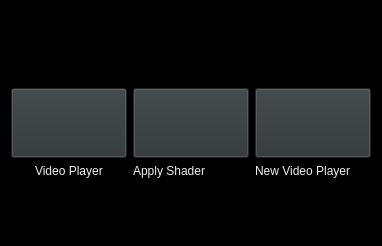
<?xml version="1.0" encoding="UTF-8"?>
<ui version="4.0">
 <class>Dialog</class>
 <widget class="QDialog" name="Dialog">
  <property name="geometry">
   <rect>
    <x>0</x>
    <y>0</y>
    <width>382</width>
    <height>246</height>
   </rect>
  </property>
  <property name="windowTitle">
   <string>Dialog</string>
  </property>
  <property name="styleSheet">
   <string notr="true">background-color: rgb(0, 0, 0);</string>
  </property>
  <layout class="QGridLayout" name="gridLayout_2">
   <item row="0" column="0">
    <layout class="QGridLayout" name="gridLayout">
     <item row="0" column="0">
      <layout class="QHBoxLayout" name="horizontalLayout">
       <item>
        <widget class="QPushButton" name="pushButton_2">
         <property name="sizePolicy">
          <sizepolicy hsizetype="Minimum" vsizetype="Preferred">
           <horstretch>0</horstretch>
           <verstretch>0</verstretch>
          </sizepolicy>
         </property>
         <property name="text">
          <string/>
         </property>
         <property name="flat">
          <bool>true</bool>
         </property>
        </widget>
       </item>
       <item>
        <spacer name="horizontalSpacer">
         <property name="orientation">
          <enum>Qt::Horizontal</enum>
         </property>
         <property name="sizeHint" stdset="0">
          <size>
           <width>40</width>
           <height>20</height>
          </size>
         </property>
        </spacer>
       </item>
       <item>
        <widget class="QPushButton" name="buttonExit">
         <property name="sizePolicy">
          <sizepolicy hsizetype="Minimum" vsizetype="Preferred">
           <horstretch>0</horstretch>
           <verstretch>0</verstretch>
          </sizepolicy>
         </property>
         <property name="text">
          <string/>
         </property>
         <property name="icon">
          <iconset>
           <normaloff>New folder/remove.png</normaloff>New folder/remove.png</iconset>
         </property>
         <property name="iconSize">
          <size>
           <width>40</width>
           <height>40</height>
          </size>
         </property>
         <property name="flat">
          <bool>true</bool>
         </property>
        </widget>
       </item>
      </layout>
     </item>
     <item row="1" column="0">
      <layout class="QHBoxLayout" name="horizontalLayout_2">
       <item>
        <widget class="QPushButton" name="buttonVideoPlayer">
         <property name="sizePolicy">
          <sizepolicy hsizetype="Minimum" vsizetype="Preferred">
           <horstretch>0</horstretch>
           <verstretch>0</verstretch>
          </sizepolicy>
         </property>
         <property name="styleSheet">
          <string notr="true">background-color: rgb(46, 52, 54);</string>
         </property>
         <property name="text">
          <string/>
         </property>
         <property name="icon">
          <iconset>
           <normaloff>New folder/video-player.png</normaloff>New folder/video-player.png</iconset>
         </property>
         <property name="iconSize">
          <size>
           <width>50</width>
           <height>50</height>
          </size>
         </property>
        </widget>
       </item>
       <item>
        <widget class="QPushButton" name="buttonPostProcess">
         <property name="sizePolicy">
          <sizepolicy hsizetype="Minimum" vsizetype="Preferred">
           <horstretch>0</horstretch>
           <verstretch>0</verstretch>
          </sizepolicy>
         </property>
         <property name="styleSheet">
          <string notr="true">background-color: rgb(46, 52, 54);</string>
         </property>
         <property name="text">
          <string/>
         </property>
         <property name="icon">
          <iconset>
           <normaloff>New folder/video-editing.png</normaloff>New folder/video-editing.png</iconset>
         </property>
         <property name="iconSize">
          <size>
           <width>50</width>
           <height>50</height>
          </size>
         </property>
        </widget>
       </item>
       <item>
        <widget class="QPushButton" name="pushButton">
         <property name="sizePolicy">
          <sizepolicy hsizetype="Minimum" vsizetype="Preferred">
           <horstretch>0</horstretch>
           <verstretch>0</verstretch>
          </sizepolicy>
         </property>
         <property name="styleSheet">
          <string notr="true">background-color: rgb(46, 52, 54);</string>
         </property>
         <property name="text">
          <string/>
         </property>
        </widget>
       </item>
      </layout>
     </item>
     <item row="2" column="0">
      <layout class="QHBoxLayout" name="horizontalLayout_3">
       <item alignment="Qt::AlignHCenter|Qt::AlignTop">
        <widget class="QLabel" name="label">
         <property name="styleSheet">
          <string notr="true">color: rgb(238, 238, 236);</string>
         </property>
         <property name="text">
          <string>Video Player</string>
         </property>
        </widget>
       </item>
       <item alignment="Qt::AlignTop">
        <widget class="QLabel" name="label_2">
         <property name="styleSheet">
          <string notr="true">color: rgb(238, 238, 236);</string>
         </property>
         <property name="text">
          <string>Apply Shader</string>
         </property>
        </widget>
       </item>
       <item alignment="Qt::AlignTop">
        <widget class="QLabel" name="label_3">
         <property name="styleSheet">
          <string notr="true">color: rgb(238, 238, 236);</string>
         </property>
         <property name="text">
          <string>New Video Player</string>
         </property>
        </widget>
       </item>
      </layout>
     </item>
    </layout>
   </item>
  </layout>
 </widget>
 <resources/>
 <connections/>
</ui>
